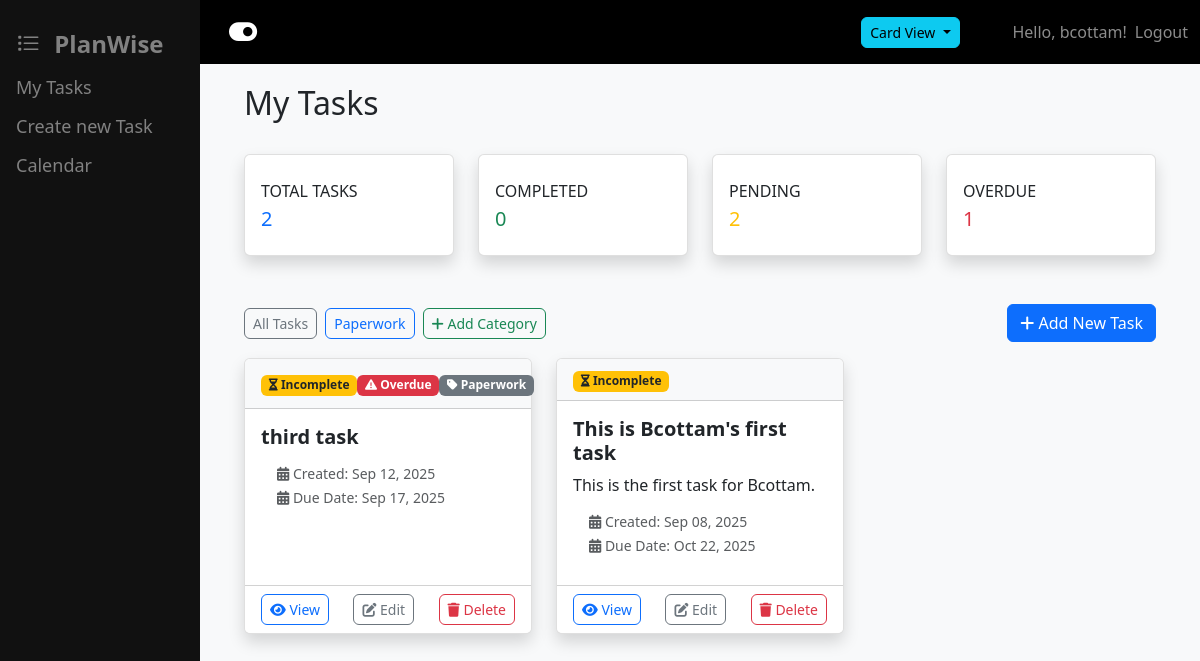
The app's page / (signed in) with its own data.
### tasks/models.py (models this page shows, shortened)
class Category(models.Model):
    user = models.ForeignKey(User, on_delete=models.CASCADE, null=True, blank=True)
    name = models.CharField(max_length=100)
    class Meta:
        verbose_name_plural = "Categories"
    def __str__(self):
        return self.name

class Task(models.Model):
    PRIORITY_CHOICES = [
        ('low', 'Low'),
        ('medium', 'Medium'),
        ('high', 'High'),
    ]
    title = models.CharField(max_length=200)
    description = models.TextField(blank=True)
    due_date = models.DateField(null=True, blank=True)
    category = models.ForeignKey(Category, on_delete=models.PROTECT, null=True, blank=True)
    is_completed = models.BooleanField(default=False)
    created_at = models.DateTimeField(auto_now_add=True)
    updated_at = models.DateTimeField(auto_now=True)
    user = models.ForeignKey(User, on_delete=models.CASCADE)
    class Meta:
        ordering = ['-created_at']

### tasks/views.py (the view)
# urls.py: path('', views.TaskListView.as_view(), name='task_list'),
class TaskListView(LoginRequiredMixin, ListView):
    model = Task
    template_name = 'tasks/task_list.html'
    context_object_name = 'tasks'
    def get_queryset(self):
        return Task.objects.filter(user=self.request.user).select_related('category')
    def get_context_data(self, **kwargs):
        context = super().get_context_data(**kwargs)
        tasks_query = self.get_queryset()
        context['total_tasks'] = tasks_query.count()
        context['completed_tasks'] = tasks_query.filter(is_completed=True).count()
        context['pending_tasks'] = tasks_query.filter(is_completed=False).count()
        context['overdue_tasks'] = tasks_query.filter(due_date__lt=timezone.now().date(), is_completed=False).count()
        context['today'] = timezone.now().date()
        context['categories'] = Category.objects.all()
        return context

### tasks/templates/tasks/task_list.html (shortened to what this page needs)
{% extends 'base.html' %}
{% block content %}
<div class="container task-list">
    <div class="d-flex justify-content-between align-items-center mb-4">
        <h2>My Tasks</h2>
    </div>
    <div class="row mb-4">
        <div class="col-xl-3 col-md-6 mb-4">
            <div class="card border-left-primary shadow h-100 py-2">
                <div class="card-body">
                    <div class="row no-gutters align-items-center">
                        <div class="col mr-2">
                            <div class="text-xs font-weight-bold text-uppercase mb-1">Total Tasks</div>
                            <div class="h5 mb-0 font-weight-bold text-primary">{{ total_tasks }}</div>
                        </div>
                    </div>
                </div>
            </div>
        </div>
        <div class="col-xl-3 col-md-6 mb-4">
            <div class="card border-left-success shadow h-100 py-2">
                <div class="card-body">
                    <div class="row no-gutters align-items-center">
                        <div class="col mr-2">
                            <div class="text-xs font-weight-bold  text-uppercase mb-1">Completed</div>
                            <div class="h5 mb-0 font-weight-bold text-success">{{ completed_tasks }}</div>
                        </div>
                    </div>
                </div>
            </div>
        </div>
        <div class="col-xl-3 col-md-6 mb-4">
            <div class="card border-left-warning shadow h-100 py-2">
                <div class="card-body">
                    <div class="row no-gutters align-items-center">
                        <div class="col mr-2">
                            <div class="text-xs font-weight-bold  text-uppercase mb-1">Pending</div>
                            <div class="h5 mb-0 font-weight-bold text-warning">{{ pending_tasks }}</div>
                        </div>
                    </div>
                </div>
            </div>
        </div>
        <div class="col-xl-3 col-md-6 mb-4">
            <div class="card border-left-danger shadow h-100 py-2">
                <div class="card-body">
                    <div class="row no-gutters align-items-center">
                        <div class="col mr-2">
                            <div class="text-xs font-weight-bold  text-uppercase mb-1">Overdue</div>
                            <div class="h5 mb-0 font-weight-bold text-danger">{{ overdue_tasks }}</div>
                        </div>
                    </div>
                </div>
            </div>
        </div>
    </div>
    <div class="row mb-3">
        <div class="col-md-12 d-flex justify-content-between align-items-center">
            <div class="d-flex flex-wrap gap-2">
                <a href="{% url 'tasks:task_list' %}" class="btn btn-outline-secondary btn-sm">All Tasks</a>
                {% for category in categories %}
                    <a href="{% url 'tasks:tasks_by_category' category.id %}" class="btn btn-outline-primary btn-sm">{{ category.name }}</a>
                {% endfor %}
                <a href="{% url 'tasks:category_create' %}" class="btn btn-outline-success btn-sm">
                    <i class="fas fa-plus"></i> Add Category
                </a>
            </div>
            <div>
                <a href="{% url 'tasks:task_create' %}" class="btn btn-primary">
                    <i class="fas fa-plus"></i> Add New Task
                </a>
            </div>
        </div>
    </div>
    {% if tasks %}
    <div id="cardView" class="row">
        {% for task in tasks %}
            <div class="col-md-6 col-lg-4 mb-4">
                <div class="card shadow h-100 {% if task.completed %}border-success{% endif %}">
                    <div class="card-header bg-light d-flex justify-content-between align-items-center">
                        <div class="d-flex align-items-center justify-content-between w-100">
                            <div>
                            {% if task.is_completed %}
                                <span class="badge bg-success"></i> Completed</span>
                            {% else %}
                                <span class="badge bg-warning text-dark"><i class="fas fa-hourglass-half"></i> Incomplete</span>
                            {% endif %}
                            </div>
                            <div>
                                {% if task.due_date < today and not task.is_completed %}
                                    <span class="badge bg-danger"><i class="fas fa-exclamation-triangle"></i> Overdue</span>
                                {% endif %}
                            </div>
                            <div>
                            {% if task.category %}
                                <li class="list-group-item py-1">
                                    <span class="badge bg-secondary">
                                        <i class="fas fa-tag"></i> {{ task.category.name }}
                                    </span>
                                </li>
                            {% endif %}
                            </div>
                        </div>
                    </div>
                    <div class="card-body">
                        <h5 class="card-title mb-2">
                            {{ task.title }}
                        </h5>
                        <p class="card-text mb-2">{{ task.description|truncatewords:20 }}</p>
                        <ul class="list-group list-group-flush mb-2">
                            <li class="list-group-item py-1">
                                <small class="text-muted"><i class="fas fa-calendar-alt"></i> Created: {{ task.created_at|date:"M d, Y" }}</small>
                                <br>
                                <small class="text-muted"><i class="fas fa-calendar-alt"></i> Due Date: {{ task.due_date |date:"M d, Y" }}</small>
                            </li>
                        </ul>
                    </div>
                    <div class="card-footer bg-white d-flex justify-content-between align-items-center">
                        <a href="{% url 'tasks:task_detail' task.pk %}" class="btn btn-sm btn-outline-primary">
                            <i class="fas fa-eye"></i> View
                        </a>
                        <a href="{% url 'tasks:task_update' task.pk %}" class="btn btn-sm btn-outline-secondary">
                            <i class="fas fa-edit"></i> Edit
                        </a>
                        <form action="{% url 'tasks:task_delete' task.pk %}" method="post" class="d-inline"
                              onsubmit="return confirm('Are you sure you want to delete this task?');">
                            <button type="submit" class="btn btn-sm btn-outline-danger">
                                <i class="fas fa-trash"></i> Delete
                            </button>
                        </form>
                    </div>
                </div>
            </div>
        {% endfor %}
    </div>
    {% endif %}
</div>
{% endblock %}

### Templates/base.html (shortened to what this page needs)
{% load static %}
<!DOCTYPE html>
<html lang="en">
<head>
    <link href="https://cdn.jsdelivr.net/npm/bootstrap@5.3.0/dist/css/bootstrap.min.css" rel="stylesheet">
    <link rel="stylesheet" href="https://cdnjs.cloudflare.com/ajax/libs/font-awesome/6.4.0/css/all.min.css">
    <link rel="stylesheet" href="https://cdn.jsdelivr.net/npm/bootstrap-icons@1.11.3/font/bootstrap-icons.min.css">
    <link rel="stylesheet" href="{% static 'css/styles.css' %}?v=2">
</head>
<body>
    {% if user.is_authenticated %}
    <div class="sidenav">
        <a class="navbar-brand fs-4" href="{% url 'tasks:task_list' %}">
                <i class="bi bi-list-task fs-4 me-2"></i> PlanWise
            </a>
        <a class="nav-link" href="{% url 'tasks:task_list' %}">My Tasks</a>
        <a href="{% url 'tasks:task_create' %}">Create new Task</a>
        <a href="{% url 'tasks:task_calendar' %}">Calendar</a>
    </div>
    {% endif %}
    <nav class="navbar navbar-expand-lg navbar-dark ">
        <div class="container">
           {% if user.is_authenticated %}
            <button id="sidebarToggle" class="btn btn-lg" type="button" aria-label="Collapse sidebar" title="Collapse sidebar">
                 <i id="sidebarToggleIcon" class="fa-solid fa-toggle-on fa-lg text-white"></i>
           </button>
              {% endif %}
            <div class="collapse navbar-collapse justify-content-between" id="navbarNav">
                {% if user.is_authenticated %}
                <ul class="navbar-nav d-flex align-items-center justify-content-end w-75" style="height: 100%;">
                    <li class="nav-item">
                         <div class="d-flex align-items-center" style="height: 100%;">
                            <div class="dropdown">
                                <button class="btn btn-info btn-sm dropdown-toggle" type="button" id="viewDropdown" data-bs-toggle="dropdown" aria-expanded="false">
                                    <span id="currentViewLabel">Card View</span>
                                </button>
                            </div>
                        </div>
                    </li>
                </ul>
                {% endif %}
                <ul class="navbar-nav">
                    {% if user.is_authenticated %}
                        <li class="nav-item">
                            <span class="navbar-text me-2">Hello, {{ user.username }}!</span>
                        </li>
                        <li class="nav-item">
                            <form method="post" action="{% url 'logout' %}" style="display:inline;">
                                <button type="submit" class="nav-link btn btn-link" style="padding:0;">Logout</button>
                            </form>
                        </li>
                    {% endif %}
                </ul>
            </div>
        </div>
    </nav>
    <div class="container-fluid bg-light min-vh-100">
        <div class=" main" name="content" id="content">
            {% block content %}
            {% endblock %}
        </div>
</div>
</body>
</html>

### static/css/styles.css (style rules this page uses)
body { background: black !important; }
.card { box-shadow: 0 0.125rem 0.25rem rgba(0, 0, 0, 0.075); border: 1px solid rgba(0, 0, 0, 0.125); }
.btn { border-radius: 0.375rem; }
.badge { font-size: 0.75em; }
.card-title { font-weight: 600; }
.navbar-brand { font-weight: 700; }
.sidenav { height: 100%; width: 200px; position: fixed; z-index: 1; top: 0; left: 0; background-color: #111; overflow-x: hidden; padding-top: 20px; }
.sidenav a { padding: 6px 8px 6px 16px; text-decoration: none; font-size: 18px; color: #818181; display: block; }
:root { --sidebar-width: 200px; }
.sidenav { width: var(--sidebar-width); }
.main { margin-left: var(--sidebar-width); padding: 20px; }
.navbar { margin-left: var(--sidebar-width); }
.sidenav, .main, .navbar { transition: margin-left .25s ease, width .25s ease, padding .25s ease; }

### records on screen
Category: name "Paperwork"
Task: is_completed False (drawn), category.name "Paperwork", title "third task", created_at "Sep 12, 2025", due_date "Sep 17, 2025"
Task: is_completed False (drawn), title "This is Bcottam's first task", description "This is the first task for Bcottam.", created_at "Sep 08, 2025", due_date "Oct 22, 2025"

### other values on screen
{{ user.username }} "bcottam"
{{ total_tasks }} "2"
{{ completed_tasks }} "0"
{{ pending_tasks }} "2"
{{ overdue_tasks }} "1"
